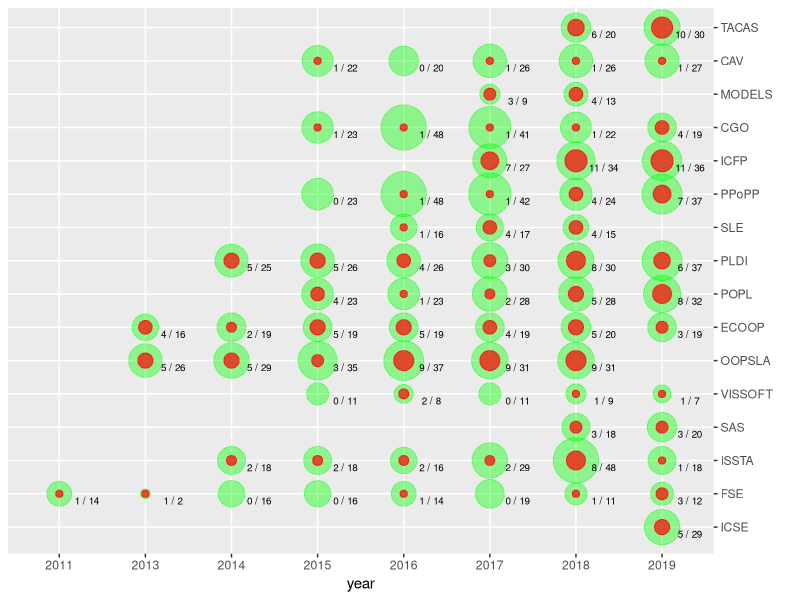

The R source for this figure:
library(readxl)
library(dplyr)
library(tidyr)
library(ggplot2)
library(tibble)

# Read in the complete survey result data
SurveyData <- read_excel("../../results/results-survey54231.xlsx")

# trim data to the same set we tagged
SurveyData <- SurveyData %>% filter(id <= 273)

# remove unusable replies from ID 99 and 218
SurveyData <- SurveyData %>% filter(id != 99 & id != 218)

# The sequences of conferences as asked in the survey
Conferences <- list("ICSE", "FSE","ISSTA","SAS","VISSOFT","OOPSLA","ECOOP","POPL","PLDI","SLE", "PPoPP","ICFP","CGO", "MODELS", "CAV", "TACAS")

# Tabulates the summarized results by conference/year
ConferenceMatrix <-
  rename(
    add_column(
      as.data.frame(do.call(rbind, split.default(colSums(select(SurveyData, `g0[CICSE_Y2011]`:`g0[CTACAS_Y2019]`), na.rm = TRUE), rep(1:16, each=9)))),
      ConferenceId = 1:16, Conference = unlist(Conferences), .before = 1),
    `2011` = `g0[CICSE_Y2011]`, `2012` = `g0[CICSE_Y2012]`, `2013` = `g0[CICSE_Y2013]`,
    `2014` = `g0[CICSE_Y2014]`, `2015` = `g0[CICSE_Y2015]`, `2016` = `g0[CICSE_Y2016]`,
    `2017` = `g0[CICSE_Y2017]`, `2018` = `g0[CICSE_Y2018]`, `2019` = `g0[CICSE_Y2019]`
    )

CommitteeData <- rename(separate(tally(group_by(read_excel("../../results/aec.xlsx"), Conference)),
                          Conference, sep = " ", into = c("Conference", "year")),
                        `committee_size` = `n`)


ConferencePlotData <- filter(gather(ConferenceMatrix, key="year", value="value", `2011`:`2019`), value > 0)
FullPlotData <- mutate(full_join(CommitteeData, ConferencePlotData, by = c("Conference", "year")),
                       committee_size = ifelse(is.na(committee_size), 0, committee_size),
                       value = ifelse(is.na(value), 0, value),
                       ConferenceId = ifelse(is.na(ConferenceId), match(Conference, Conferences), ConferenceId))

lconf <- function(index) { return (Conferences[index]) }
ConferencePlot <- ggplot(FullPlotData, aes(x = year, y = ConferenceId)) +
  geom_point(aes(size = (committee_size)), color = "green", alpha=.4, show.legend = FALSE) +
  geom_point(aes(size = (ifelse(value == 0, NA, value))), alpha=.7, color = "red", show.legend = FALSE) +
  geom_text(aes(label = paste(value, "/", committee_size)), size = 2.5, position = position_nudge(y = -0.2, x = 0.32)) +
  scale_y_discrete(limits = 1:16, breaks = 1:16, labels = lconf, drop = FALSE, position = "right", name = "") +
  scale_size_area(max_size=15)
#show(ConferencePlot)
ggsave(ConferencePlot, filename="output/ConferencePlot.pdf")
